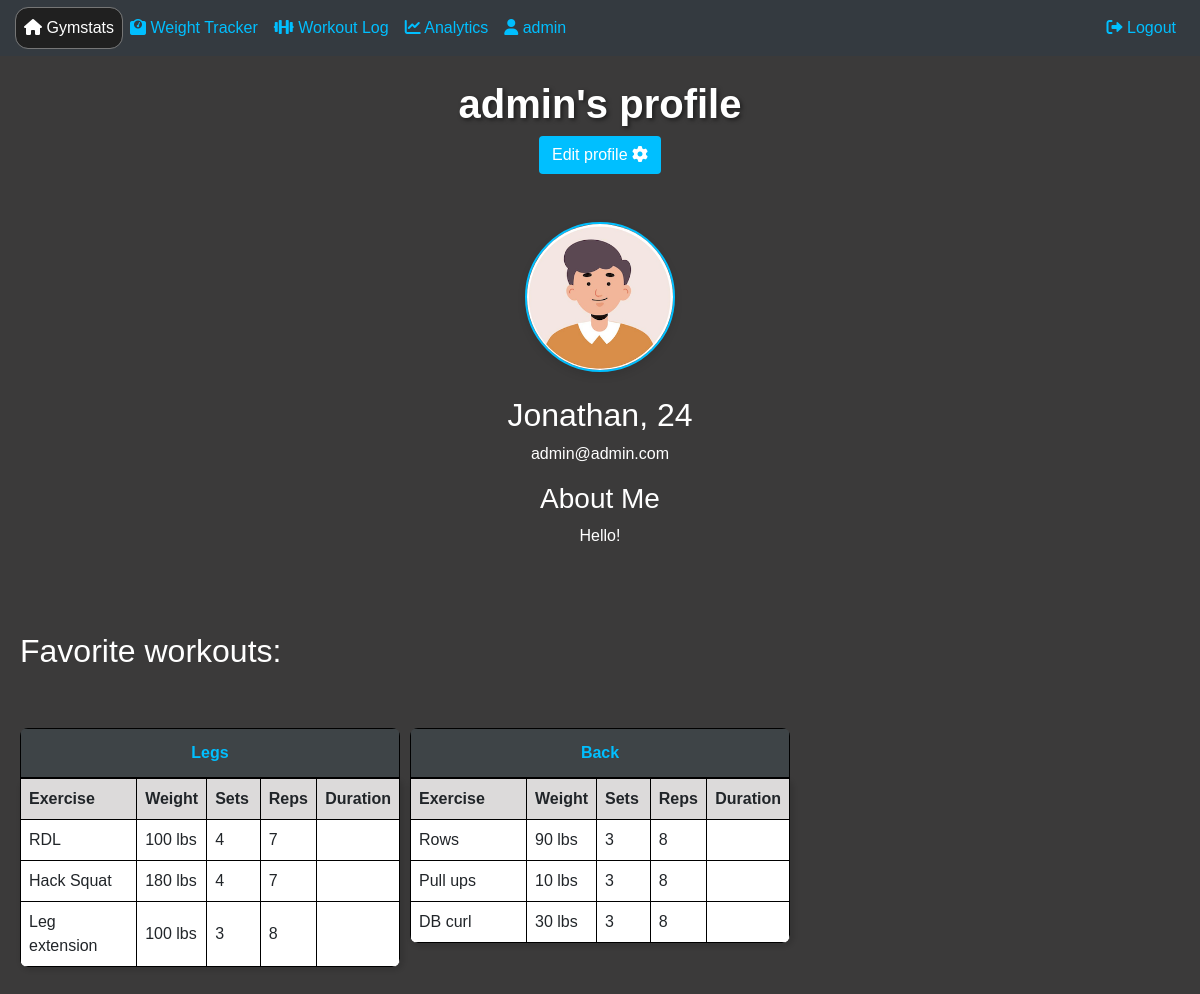
The app's page /profile (signed in) with its own data.
### website/models.py (models this page shows)
class User(db.Model, UserMixin):
    id = db.Column(db.Integer, primary_key=True)
    email = db.Column(db.String(150), unique=True)
    username = db.Column(db.String(150))
    password = db.Column(db.String(150))
    weightLog = db.relationship('Weight', backref='user', lazy='dynamic')
    workoutLog = db.relationship('Workout')
    user_info = db.relationship('UserInfo', backref='user', uselist=False)

class UserInfo(db.Model):
    id = db.Column(db.Integer, primary_key=True)
    name = db.Column(db.String(30))
    bio = db.Column(db.String(100))
    age = db.Column(db.Integer)
    gender = db.Column(db.String(10))
    height = db.Column(db.Integer)
    weightGoal = db.Column(db.String(10))
    weeklyGoal = db.Column(db.Integer)
    user_id = db.Column(db.Integer, db.ForeignKey('user.id'))

class Workout(db.Model):
    id = db.Column(db.Integer, primary_key=True)
    name = db.Column(db.String(50))
    date = db.Column(Date)
    isFavorited = db.Column(db.Boolean, default=False)
    user_id = db.Column(db.Integer, db.ForeignKey('user.id'))
    exercises = db.relationship(
        'Exercise',
        secondary=workout_exercise,
        backref=db.backref('workouts', lazy='dynamic'),
        lazy='dynamic'
    )

class Exercise(db.Model):
    id = db.Column(db.Integer, primary_key=True)
    name = db.Column(db.String(50))
    type = db.Column(db.String(20))
    weight = db.Column(db.Integer)
    sets = db.Column(db.Integer)
    reps = db.Column(db.Integer)

### website/views.py (the view, shortened to what this page needs)
@views.route('/profile', methods=['GET', 'POST'])
@login_required
def profile():
    username = current_user.username
    feet = current_user.user_info.height // 12
    inches = current_user.user_info.height % 12
    sorted_workouts = sorted(current_user.workoutLog, key=attrgetter('date'))
    return render_template("profile.html", user=current_user, username=username, feet=feet, inches=inches, sorted_workouts=sorted_workouts)

### website/__init__.py (called while the page is built)
def create_app():
    app = Flask(__name__)
    app = Flask(__name__, static_url_path='/static')
    app.config['SECRET_KEY'] = '123'
    app.config['SQLALCHEMY_DATABASE_URI'] = f'sqlite:///{DB_NAME}'
    db.init_app(app)
    from .views import views
    from .auth import auth
    app.register_blueprint(views, url_prefix='/')
    app.register_blueprint(auth, url_prefix='/')
    from .models import User, Weight
    with app.app_context():
        db.create_all()
    login_manager =  LoginManager()
    login_manager.login_view = 'auth.login'
    login_manager.init_app(app)
    @login_manager.user_loader
    def load_user(id):
        return User.query.get(int(id))
    return app

### website/templates/profile.html (shortened to what this page needs)
{% extends "base.html" %}
{% block content %}
<br>
<head>
    <link rel="stylesheet" type="text/css" href="static/styles.css">
    <link href="https://cdnjs.cloudflare.com/ajax/libs/font-awesome/5.15.4/css/all.min.css" rel="stylesheet">
    <h1>{{ username }}'s profile</h1>
</head>
<body>
  <div class="centered-content">
    <button class="btn btn-custom" id="openModalButton">
      Edit profile
      <i class="fa-solid fa-gear"></i>
    </button>
  </div>
  <br>
  <div class="profile-container">
      <section class="profile-info">
        <br>
        <img
        src="{{ url_for('static', filename='img/user_avatar.jpg') }}"
        alt="User Avatar"
        onerror="this.onerror=null; this.src='{{ url_for('static', filename='img/defaultpic.jpg') }}';"
        >
        <br><br>
        <h2>{{ current_user.user_info.name }}, {{ current_user.user_info.age }}</h2>
        <p>{{ current_user.email }}</p>
      </section>
      <section class="profile-details">
        <h3>About Me</h3>
        <p>{{ current_user.user_info.bio }}</p>
      </section>
  </div>
  <br><br>
  <div class="workout-log-page">
  <h2>Favorite workouts:</h2>
  <div class="workout-wrapper">
    {% for workout in sorted_workouts %}
    <div class="table-container">
      {% if workout.isFavorited %}
      <table id="exerciseTable" class="custom-table">
        <caption class="table-caption">
          <b>{{ workout.name }}</b>
        </caption>
        <thead>
          <tr>
            <th>Exercise</th>
            <th>Weight</th>
            <th>Sets</th>
            <th>Reps</th>
            <th>Duration</th>
          </tr>
        </thead>
        <tbody id="exerciseTableBody">
        {% for exercise in workout.exercises %}
          <tr>
              <td>{{ exercise.name }}</td>
                {% if exercise.type == 'weightTraining' %}
                  <td>{{ exercise.weight }} lbs</td>
                  <td>{{ exercise.sets }}</td>
                  <td>{{ exercise.reps }}</td>
                  <td></td>
                {% endif %}
          </tr>
        {% endfor %}
        </tbody>
      </table>
      {% endif %}
    </div>
    {% endfor %}
  </div>
</div>
</body>
{% endblock %}

### website/templates/base.html (shortened to what this page needs)
<!DOCTYPE html>
<html>
  <head>
    <link rel="stylesheet" type="text/css" href="static/styles.css">
    <link
      rel="stylesheet"
      href="https://stackpath.bootstrapcdn.com/bootstrap/4.4.1/css/bootstrap.min.css"
    />
    <link
      rel="stylesheet"
      href="https://stackpath.bootstrapcdn.com/font-awesome/4.7.0/css/font-awesome.min.css"
    />
    <link href="https://cdnjs.cloudflare.com/ajax/libs/font-awesome/6.0.0-beta3/css/all.min.css" rel="stylesheet">
  </head>
  <body>
    <nav class="navbar navbar-expand-lg navbar-dark bg-dark">
      <div class="collapse navbar-collapse" id="navbar">
        <div class="navbar-nav">
          {% if user.is_authenticated %}
          <a class="nav-item nav-link" id="home" href="/">
            <i class="fa-solid fa-house"></i>
            <span class="text-highlight">Gymstats</span>
          </a>
          <a class="nav-item nav-link" id="weighttracker" href="/weighttracker">
            <i class="fa-solid fa-weight-scale"></i>
            Weight Tracker
          </a>
          <a class="nav-item nav-link" id="workoutlog" href="/workoutlog">
            <i class="fa-solid fa-dumbbell"></i>
            Workout Log
          </a>
          <a class="nav-item nav-link" id="analytics" href="/analytics">
            <i class="fa-solid fa-chart-line"></i>
            Analytics
          </a>
          <a class="nav-item nav-link" id="profile" href="/profile">
            <i class="fa-solid fa-user"></i> {{ user.username }}
          </a>
          {% endif %}
        </div>
        <div class="navbar-nav ml-auto">
          {% if user.is_authenticated %}
          <a class="nav-item nav-link" id="logout" href="/logout">
            <i class="fa-solid fa-right-from-bracket"></i>
            Logout
          </a>
          {% endif %}
        </div>
      </div>
    </nav>
    <div class="content-container">{% block content %} {% endblock %}</div>
  </body>
</html>

### website/static/styles.css (style rules this page uses)
#home { color: white; background-color: #202020; border-radius: 12px; outline: .5px solid rgb(118, 118, 118); }
h1 { text-align: center; color: white; text-decoration-thickness: 2px; font-weight: bold; text-shadow: 2px 2px 4px rgba(0, 0, 0, 0.5); }
h2 { color: white; }
.profile-container { text-align: center; color: white; }
.profile-info img { width: 150px; height: 150px; border-radius: 50%; object-fit: cover; border: 2px solid #00bfff; box-shadow: 0 4px 8px rgba(0, 0, 0, 0.1); }
body { background-color: rgb(59, 58, 58); background-size: cover; font-family: Optima, sans-serif; }
.navbar .navbar-nav .nav-item.nav-link { color: #00bfff; }
.workout-wrapper { display: flex; flex-wrap: wrap; justify-content: space-between; }
.workout-log-page { padding: 20px; }
.centered-content { text-align: center; }
.btn-custom { background-color: #00bfff; color: white; }
#exerciseTable th { background-color: #dcdada; border: 1px solid #000000; padding: 8px; text-align: left; }
#exerciseTable th:nth-child(1) { width: 40%; }
#exerciseTable th:nth-child(2), #exerciseTable th:nth-child(3), #exerciseTable th:nth-child(4) { width: 15%; }
.workout-wrapper { display: grid; grid-template-columns: repeat(auto-fill, minmax(25%, 1fr)); gap: 10px; }
.table-container { position: relative; display: inline-block; margin-bottom: 20px; }
#exerciseTableBody td { border: 1px solid #000000; padding: 8px; background-color: white; }
.custom-table { border-collapse: collapse; width: 100%; margin-top: 20px; box-sizing: border-box; border-radius: 8px; overflow: hidden; box-shadow: 2px 2px 4px 2px rgba(0, 0, 0, 0.1); }
.table-caption { text-align: center; caption-side: top; background-color: #3e4447; border: 1px solid black; color: #00bfff; }
#exerciseTable { width: 100%; border-collapse: collapse; }

### records on screen
User: username "admin", email "admin@admin.com"
UserInfo: user_info.name "Jonathan", user_info.age "24", user_info.bio "Hello!"
Workout: name "Legs"
Exercise: name "RDL", weight "100", sets "4", reps "7"
Exercise: name "Hack Squat", weight "180", sets "4", reps "7"
Exercise: name "Leg extension", weight "100", sets "3", reps "8"
Workout: name "Back"
Exercise: name "Rows", weight "90", sets "3", reps "8"
Exercise: name "Pull ups", weight "10", sets "3", reps "8"
Exercise: name "DB curl", weight "30", sets "3", reps "8"
